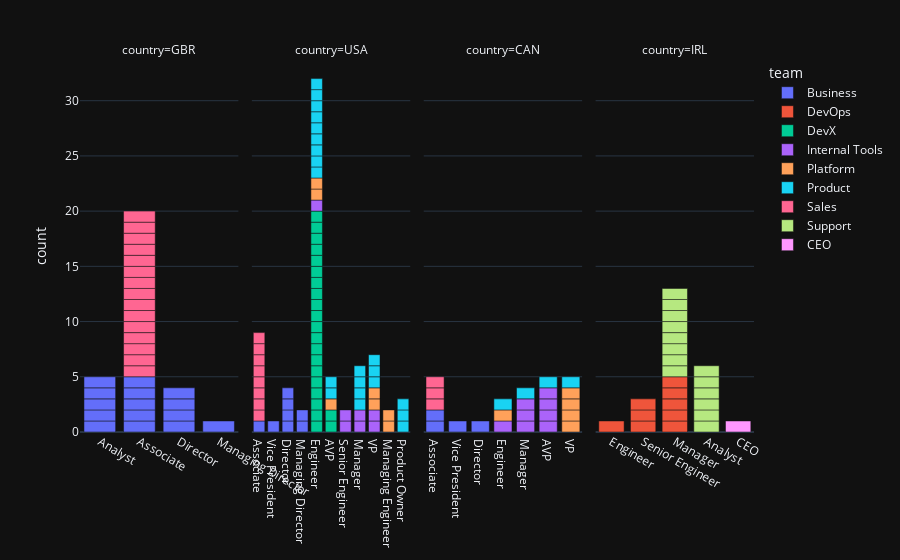

Source (notebook cell):
### Code cell
import plotly.express as px

fig = px.bar(
    expanded_df,
    x="title",
    color="team",
    hover_name="name",
    hover_data=["team", "tz", "city","manager","languages"],
    facet_col="country",
    template="plotly_dark",
)
fig.update_xaxes(matches=None, title_text=None)

### Figure 1 — Plotly figure (JSON) as saved in the notebook; plotly's stock layout.template omitted (floating-point values rounded to 4 significant figures)
{"data": [{"alignmentgroup": "True", "customdata": [["Business", "UTC", "London", "Lindsey Miller", ["JavaScript"]], ["Business", "UTC", "London", "Chad White", []], ["Business", "UTC", "London", "Chad White", ["Go", "Typescript", "JavaScript", "Python"]], ["Business", "UTC", "London", "Chad White", ["Java", "JavaScript", "Python"]], ["Business", "UTC", "London", "Chad White", ["Typescript"]], ["Business", "UTC", "London", "Lindsey Miller", ["Java", "Python"]], ["Business", "UTC", "London", "Grace Miller", ["Typescript", "JavaScript"]], ["Business", "UTC", "London", "Grace Miller", ["JavaScript", "Java", "Scala", "Typescript"]], ["Business", "UTC", "London", "Grace Miller", ["Python"]], ["Business", "UTC", "London", "Austin Fowler", ["JavaScript", "Python"]], ["Business", "UTC", "London", "Vickie Jackson", ["Erlang", "Scala", "JavaScript", "Python"]], ["Business", "UTC", "London", "Vickie Jackson", ["Python"]], ["Business", "UTC", "London", "Vickie Jackson", ["Go", "Java", "JavaScript", "Python"]], ["Business", "UTC", "London", "Vickie Jackson", []], ["Business", "UTC", "London", "Kimberly Williams", ["Java", "JavaScript", "Python"]]], "hovertemplate": "<b>%{hovertext}</b><br><br>team=%{customdata[0]}<br>country=GBR<br>title=%{x}<br>count=%{y}<br>tz=%{customdata[1]}<br>city=%{customdata[2]}<br>manager=%{customdata[3]}<br>languages=%{customdata[4]}<extra></extra>", "hovertext": ["Chad White", "Charles Jones", "Lisa Nelson", "Austin Fowler", "Michael Anderson", "Grace Miller", "John Gay", "Timothy Sparks", "Douglas Morris", "Gabriel Henderson", "Kayla Baker", "Jeremy Parsons", "Kimberly Williams", "Andrew James", "Michele Flores"], "legendgroup": "Business", "marker": {"color": "#636efa", "pattern": {"shape": ""}}, "name": "Business", "offsetgroup": "Business", "orientation": "v", "showlegend": true, "textposition": "auto", "type": "bar", "x": ["Analyst", "Analyst", "Analyst", "Analyst", "Analyst", "Associate", "Associate", "Associate", "Associate", "Associate", "Director", "Director", "Director", "Director", "Managing Director"], "xaxis": "x", "y": [1, 1, 1, 1, 1, 1, 1, 1, 1, 1, 1, 1, 1, 1, 1], "yaxis": "y"}, {"alignmentgroup": "True", "customdata": [["Business", "EST", "New York", "Grace Miller", ["JavaScript"]], ["Business", "EST", "New York", "Justin Anderson", ["Go", "Typescript"]], ["Business", "EST", "New York", "John Gay", ["Python"]], ["Business", "EST", "New York", "William Robinson", ["Java", "JavaScript"]], ["Business", "EST", "New York", "Vickie Jackson", []], ["Business", "EST", "New York", "Vickie Jackson", ["JavaScript", "Java", "Typescript", "Python"]], ["Business", "EST", "New York", "Lindsey Miller", ["Python"]], ["Business", "EST", "New York", "John Gay", ["Java", "Scala", "Python"]]], "hovertemplate": "<b>%{hovertext}</b><br><br>team=%{customdata[0]}<br>country=USA<br>title=%{x}<br>count=%{y}<br>tz=%{customdata[1]}<br>city=%{customdata[2]}<br>manager=%{customdata[3]}<br>languages=%{customdata[4]}<extra></extra>", "hovertext": ["Justin Anderson", "William Robinson", "Matthew Davis", "Jason Hill", "Marie Bentley", "Cynthia David", "Jessica Miller", "Cheryl Clark"], "legendgroup": "Business", "marker": {"color": "#636efa", "pattern": {"shape": ""}}, "name": "Business", "offsetgroup": "Business", "orientation": "v", "showlegend": false, "textposition": "auto", "type": "bar", "x": ["Associate", "Vice President", "Director", "Director", "Director", "Director", "Managing Director", "Managing Director"], "xaxis": "x2", "y": [1, 1, 1, 1, 1, 1, 1, 1], "yaxis": "y2"}, {"alignmentgroup": "True", "customdata": [["Business", "EST", "Toronto", "Chad White", ["JavaScript"]], ["Business", "EST", "Toronto", "Austin Fowler", ["Typescript", "JavaScript", "Python"]], ["Business", "EST", "Toronto", "Douglas Morris", ["JavaScript", "Java", "Typescript"]], ["Business", "EST", "Toronto", "William Robinson", ["Java", "Typescript", "JavaScript"]]], "hovertemplate": "<b>%{hovertext}</b><br><br>team=%{customdata[0]}<br>country=CAN<br>title=%{x}<br>count=%{y}<br>tz=%{customdata[1]}<br>city=%{customdata[2]}<br>manager=%{customdata[3]}<br>languages=%{customdata[4]}<extra></extra>", "hovertext": ["Cynthia Mitchell", "Robert Cruz", "Vickie Jackson", "Rachel Bell"], "legendgroup": "Business", "marker": {"color": "#636efa", "pattern": {"shape": ""}}, "name": "Business", "offsetgroup": "Business", "orientation": "v", "showlegend": false, "textposition": "auto", "type": "bar", "x": ["Associate", "Associate", "Vice President", "Director"], "xaxis": "x3", "y": [1, 1, 1, 1], "yaxis": "y3"}, {"alignmentgroup": "True", "customdata": [["DevOps", "UTC", "Dublin", "Lindsey Miller", ["Java", "JavaScript"]], ["DevOps", "UTC", "Dublin", "Lindsey Miller", ["Scala"]], ["DevOps", "UTC", "Dublin", "Joanna Wilson", ["Java", "Scala"]], ["DevOps", "UTC", "Dublin", "Joanna Wilson", ["Go", "Erlang", "Scala", "JavaScript"]], ["DevOps", "UTC", "Dublin", "Lindsey Miller", []], ["DevOps", "UTC", "Dublin", "Joanna Wilson", ["Java"]], ["DevOps", "UTC", "Dublin", "Joanna Wilson", ["Java", "Scala", "Python"]], ["DevOps", "UTC", "Dublin", "Joanna Wilson", []], ["DevOps", "UTC", "Dublin", "Wayne Murphy", ["JavaScript", "Java", "Typescript", "Python"]]], "hovertemplate": "<b>%{hovertext}</b><br><br>team=%{customdata[0]}<br>country=IRL<br>title=%{x}<br>count=%{y}<br>tz=%{customdata[1]}<br>city=%{customdata[2]}<br>manager=%{customdata[3]}<br>languages=%{customdata[4]}<extra></extra>", "hovertext": ["Emily Malone", "Joanna Wilson", "Tristan Mcgee", "Wayne Murphy", "Anna Murphy", "Nicolas Frazier", "Larry Graham", "Mrs. Glenda Dean MD", "Stephanie Scott"], "legendgroup": "DevOps", "marker": {"color": "#EF553B", "pattern": {"shape": ""}}, "name": "DevOps", "offsetgroup": "DevOps", "orientation": "v", "showlegend": true, "textposition": "auto", "type": "bar", "x": ["Engineer", "Senior Engineer", "Senior Engineer", "Senior Engineer", "Manager", "Manager", "Manager", "Manager", "Manager"], "xaxis": "x4", "y": [1, 1, 1, 1, 1, 1, 1, 1, 1], "yaxis": "y4"}, {"alignmentgroup": "True", "customdata": [["DevX", "EST", "Fort Lauderdale", "Lindsey Miller", ["Java", "Typescript", "JavaScript"]], ["DevX", "EST", "Fort Lauderdale", "Douglas Joseph", []], ["DevX", "EST", "Fort Lauderdale", "Douglas Joseph", ["Typescript"]], ["DevX", "EST", "Fort Lauderdale", "Douglas Joseph", []], ["DevX", "EST", "Fort Lauderdale", "Douglas Joseph", ["Go", "Typescript"]], ["DevX", "EST", "Fort Lauderdale", "Douglas Joseph", ["Java", "Python"]], ["DevX", "EST", "Fort Lauderdale", "Douglas Joseph", []], ["DevX", "EST", "Fort Lauderdale", "Douglas Joseph", []], ["DevX", "EST", "Fort Lauderdale", "Douglas Joseph", ["Java"]], ["DevX", "EST", "Fort Lauderdale", "Douglas Joseph", ["JavaScript"]], ["DevX", "EST", "Fort Lauderdale", "Douglas Joseph", []], ["DevX", "EST", "Fort Lauderdale", "Douglas Joseph", ["Scala", "Python"]], ["DevX", "EST", "Fort Lauderdale", "Douglas Joseph", ["JavaScript", "Java", "Typescript"]], ["DevX", "EST", "Fort Lauderdale", "Douglas Joseph", []], ["DevX", "EST", "Fort Lauderdale", "Douglas Joseph", ["Python"]], ["DevX", "EST", "Fort Lauderdale", "Douglas Joseph", ["Java", "JavaScript"]], ["DevX", "EST", "Fort Lauderdale", "Douglas Joseph", []], ["DevX", "EST", "Fort Lauderdale", "Douglas Joseph", ["Java", "Scala", "Typescript"]], ["DevX", "EST", "Fort Lauderdale", "Douglas Joseph", ["Scala", "JavaScript"]], ["DevX", "EST", "Fort Lauderdale", "Douglas Joseph", ["Java"]], ["DevX", "EST", "Fort Lauderdale", "Michael Gallegos", ["Typescript"]], ["DevX", "EST", "Fort Lauderdale", "Michael Gallegos", ["Java", "Typescript", "Elixir", "Python"]]], "hovertemplate": "<b>%{hovertext}</b><br><br>team=%{customdata[0]}<br>country=USA<br>title=%{x}<br>count=%{y}<br>tz=%{customdata[1]}<br>city=%{customdata[2]}<br>manager=%{customdata[3]}<br>languages=%{customdata[4]}<extra></extra>", "hovertext": ["Douglas Joseph", "Jennifer Beltran", "Jamie Simpson DDS", "Joseph Booker", "Jennifer Mckinney DVM", "Frank Rodriguez", "Yvonne Holmes", "Justin Newman", "Amanda Brown", "Melissa Tate", "Susan Flores", "Laurie Bruce", "Luis Deleon", "Lorraine Davis", "Tiffany Foster", "Michael Gallegos", "Malik Estrada", "Daniel Jones", "Jodi Young", "Sandra Campbell", "Kenneth Ray", "Matthew Luna"], "legendgroup": "DevX", "marker": {"color": "#00cc96", "pattern": {"shape": ""}}, "name": "DevX", "offsetgroup": "DevX", "orientation": "v", "showlegend": true, "textposition": "auto", "type": "bar", "x": ["Engineer", "Engineer", "Engineer", "Engineer", "Engineer", "Engineer", "Engineer", "Engineer", "Engineer", "Engineer", "Engineer", "Engineer", "Engineer", "Engineer", "Engineer", "Engineer", "Engineer", "Engineer", "Engineer", "Engineer", "AVP", "AVP"], "xaxis": "x2", "y": [1, 1, 1, 1, 1, 1, 1, 1, 1, 1, 1, 1, 1, 1, 1, 1, 1, 1, 1, 1, 1, 1], "yaxis": "y2"}, {"alignmentgroup": "True", "customdata": [["Internal Tools", "PST", "Seattle", "William Simmons", ["JavaScript", "Typescript", "Python"]], ["Internal Tools", "PST", "Seattle", "William Simmons", ["Typescript"]], ["Internal Tools", "PST", "Seattle", "Megan Warner", ["Java", "JavaScript"]], ["Internal Tools", "PST", "Seattle", "Francisco Diaz", ["Java", "Scala", "JavaScript"]], ["Internal Tools", "PST", "Seattle", "Julian Morris", ["Go", "Java", "Typescript"]], ["Internal Tools", "PST", "Seattle", "Dr. Gary James", ["JavaScript", "Python"]], ["Internal Tools", "PST", "Seattle", "Eric Tucker", ["Scala", "Typescript", "JavaScript"]]], "hovertemplate": "<b>%{hovertext}</b><br><br>team=%{customdata[0]}<br>country=USA<br>title=%{x}<br>count=%{y}<br>tz=%{customdata[1]}<br>city=%{customdata[2]}<br>manager=%{customdata[3]}<br>languages=%{customdata[4]}<extra></extra>", "hovertext": ["Megan Warner", "Francisco Diaz", "Julian Morris", "Sara Moses", "Catherine Cook", "Mr. Patrick Robinson", "Denise Ferguson"], "legendgroup": "Internal Tools", "marker": {"color": "#ab63fa", "pattern": {"shape": ""}}, "name": "Internal Tools", "offsetgroup": "Internal Tools", "orientation": "v", "showlegend": true, "textposition": "auto", "type": "bar", "x": ["Engineer", "Senior Engineer", "Senior Engineer", "Manager", "Manager", "VP", "VP"], "xaxis": "x2", "y": [1, 1, 1, 1, 1, 1, 1], "yaxis": "y2"}, {"alignmentgroup": "True", "customdata": [["Internal Tools", "EST", "Toronto", "Lindsey Miller", []], ["Internal Tools", "EST", "Toronto", "William Simmons", []], ["Internal Tools", "EST", "Toronto", "William Simmons", ["JavaScript", "Python"]], ["Internal Tools", "EST", "Toronto", "William Simmons", []], ["Internal Tools", "EST", "Toronto", "Patricia Sanders", ["JavaScript", "Java", "Typescript", "Python"]], ["Internal Tools", "EST", "Toronto", "Patricia Sanders", ["Go", "JavaScript", "Python", "Java", "Typescript"]], ["Internal Tools", "EST", "Toronto", "Patricia Sanders", []], ["Internal Tools", "EST", "Toronto", "Sara Moses", ["JavaScript"]]], "hovertemplate": "<b>%{hovertext}</b><br><br>team=%{customdata[0]}<br>country=CAN<br>title=%{x}<br>count=%{y}<br>tz=%{customdata[1]}<br>city=%{customdata[2]}<br>manager=%{customdata[3]}<br>languages=%{customdata[4]}<extra></extra>", "hovertext": ["William Simmons", "Dr. Gary James", "Patricia Sanders", "William Davis", "Gabrielle Smith", "Kelly Williams", "Matthew Carr", "Eric Tucker"], "legendgroup": "Internal Tools", "marker": {"color": "#ab63fa", "pattern": {"shape": ""}}, "name": "Internal Tools", "offsetgroup": "Internal Tools", "orientation": "v", "showlegend": false, "textposition": "auto", "type": "bar", "x": ["Engineer", "Manager", "Manager", "Manager", "AVP", "AVP", "AVP", "AVP"], "xaxis": "x3", "y": [1, 1, 1, 1, 1, 1, 1, 1], "yaxis": "y3"}, {"alignmentgroup": "True", "customdata": [["Platform", "PST", "Seattle", "Michele Parks", ["Java", "Scala", "JavaScript", "Python"]], ["Platform", "PST", "Seattle", "Michele Parks", ["Python"]], ["Platform", "PST", "Seattle", "Michele Parks", []], ["Platform", "PST", "Seattle", "Michele Parks", []], ["Platform", "PST", "Seattle", "Michele Parks", []], ["Platform", "PST", "Seattle", "Alan Ramos", ["JavaScript"]], ["Platform", "PST", "Seattle", "Alan Ramos", ["Java", "Scala", "Typescript"]]], "hovertemplate": "<b>%{hovertext}</b><br><br>team=%{customdata[0]}<br>country=USA<br>title=%{x}<br>count=%{y}<br>tz=%{customdata[1]}<br>city=%{customdata[2]}<br>manager=%{customdata[3]}<br>languages=%{customdata[4]}<extra></extra>", "hovertext": ["Daniel Shaw", "Jasmine Mack", "Lauren Barrett", "James Hernandez", "Alan Ramos", "Brianna Perry", "Michael Coleman"], "legendgroup": "Platform", "marker": {"color": "#FFA15A", "pattern": {"shape": ""}}, "name": "Platform", "offsetgroup": "Platform", "orientation": "v", "showlegend": true, "textposition": "auto", "type": "bar", "x": ["Engineer", "Engineer", "Managing Engineer", "Managing Engineer", "AVP", "VP", "VP"], "xaxis": "x2", "y": [1, 1, 1, 1, 1, 1, 1], "yaxis": "y2"}, {"alignmentgroup": "True", "customdata": [["Platform", "EST", "Toronto", "Lindsey Miller", ["Scala", "Typescript"]], ["Platform", "EST", "Toronto", "Lindsey Miller", ["Go", "Java", "JavaScript", "Python"]], ["Platform", "EST", "Toronto", "Sandra Fuller", ["Typescript"]], ["Platform", "EST", "Toronto", "Alan Ramos", []], ["Platform", "EST", "Toronto", "Alan Ramos", ["Go"]]], "hovertemplate": "<b>%{hovertext}</b><br><br>team=%{customdata[0]}<br>country=CAN<br>title=%{x}<br>count=%{y}<br>tz=%{customdata[1]}<br>city=%{customdata[2]}<br>manager=%{customdata[3]}<br>languages=%{customdata[4]}<extra></extra>", "hovertext": ["Michele Parks", "Sandra Fuller", "Brian Lewis", "April Atkinson", "Shelly Horn"], "legendgroup": "Platform", "marker": {"color": "#FFA15A", "pattern": {"shape": ""}}, "name": "Platform", "offsetgroup": "Platform", "orientation": "v", "showlegend": false, "textposition": "auto", "type": "bar", "x": ["Engineer", "VP", "VP", "VP", "VP"], "xaxis": "x3", "y": [1, 1, 1, 1, 1], "yaxis": "y3"}, {"alignmentgroup": "True", "customdata": [["Product", "PST", "Seattle", "Lindsey Miller", ["Java"]], ["Product", "EST", "New York", "Samantha Macdonald", []], ["Product", "EST", "New York", "Samantha Macdonald", ["Typescript"]], ["Product", "PST", "Seattle", "Samantha Macdonald", ["Typescript", "JavaScript"]], ["Product", "PST", "Seattle", "Samantha Macdonald", ["Scala"]], ["Product", "PST", "Seattle", "Samantha Macdonald", ["Go", "Typescript", "Python"]], ["Product", "PST", "Seattle", "Samantha Macdonald", ["Java", "Python"]], ["Product", "EST", "New York", "Samantha Macdonald", []], ["Product", "EST", "New York", "Samantha Macdonald", []], ["Product", "EST", "New York", "Chelsea Jackson", ["JavaScript", "Scala", "Typescript"]], ["Product", "EST", "New York", "Chelsea Jackson", ["Typescript", "Python"]], ["Product", "EST", "New York", "Spencer Campbell", ["Python"]], ["Product", "PST", "Seattle", "Spencer Campbell", ["JavaScript"]], ["Product", "PST", "Seattle", "Danny Thompson", ["Java", "JavaScript", "Python"]], ["Product", "EST", "New York", "Anthony Miller", ["Go", "Scala"]], ["Product", "EST", "New York", "Anthony Miller", ["Go"]], ["Product", "EST", "New York", "Chelsea Jackson", ["Java", "Python"]], ["Product", "PST", "Seattle", "Danny Thompson", ["Scala"]], ["Product", "EST", "New York", "Alexandra Reilly", []], ["Product", "PST", "Seattle", "Todd Davies", ["Typescript", "Python"]], ["Product", "PST", "Seattle", "Todd Davies", ["Go", "Java"]]], "hovertemplate": "<b>%{hovertext}</b><br><br>team=%{customdata[0]}<br>country=USA<br>title=%{x}<br>count=%{y}<br>tz=%{customdata[1]}<br>city=%{customdata[2]}<br>manager=%{customdata[3]}<br>languages=%{customdata[4]}<extra></extra>", "hovertext": ["Samantha Macdonald", "Chelsea Jackson", "Elizabeth Perez", "Vanessa Mayer", "Daniel Alexander", "Sergio Frazier", "Sarah Mcknight", "Nathaniel Donovan", "William Walters", "William Wilson", "Barry Anthony", "Lisa Walker", "Danny Thompson", "Carol Ross", "Donna Castaneda", "Sandy Scott", "Alexandra Reilly", "Todd Davies", "Vincent Rodriguez", "Donna White", "Douglas Peterson"], "legendgroup": "Product", "marker": {"color": "#19d3f3", "pattern": {"shape": ""}}, "name": "Product", "offsetgroup": "Product", "orientation": "v", "showlegend": true, "textposition": "auto", "type": "bar", "x": ["Engineer", "Engineer", "Engineer", "Engineer", "Engineer", "Engineer", "Engineer", "Engineer", "Engineer", "Manager", "Manager", "Manager", "Manager", "Product Owner", "Product Owner", "Product Owner", "AVP", "AVP", "VP", "VP", "VP"], "xaxis": "x2", "y": [1, 1, 1, 1, 1, 1, 1, 1, 1, 1, 1, 1, 1, 1, 1, 1, 1, 1, 1, 1, 1], "yaxis": "y2"}, {"alignmentgroup": "True", "customdata": [["Product", "EST", "Toronto", "Samantha Macdonald", ["Go", "Java", "JavaScript"]], ["Product", "EST", "Toronto", "Elizabeth Perez", ["Scala", "JavaScript"]], ["Product", "EST", "Toronto", "Donna Castaneda", ["Scala", "Java", "Typescript", "JavaScript"]], ["Product", "EST", "Toronto", "Todd Davies", ["Java", "Scala"]]], "hovertemplate": "<b>%{hovertext}</b><br><br>team=%{customdata[0]}<br>country=CAN<br>title=%{x}<br>count=%{y}<br>tz=%{customdata[1]}<br>city=%{customdata[2]}<br>manager=%{customdata[3]}<br>languages=%{customdata[4]}<extra></extra>", "hovertext": ["Spencer Campbell", "Anthony Miller", "Kelsey Rodgers", "Glen Phelps MD"], "legendgroup": "Product", "marker": {"color": "#19d3f3", "pattern": {"shape": ""}}, "name": "Product", "offsetgroup": "Product", "orientation": "v", "showlegend": false, "textposition": "auto", "type": "bar", "x": ["Engineer", "Manager", "AVP", "VP"], "xaxis": "x3", "y": [1, 1, 1, 1], "yaxis": "y3"}, {"alignmentgroup": "True", "customdata": [["Sales", "UTC", "London", "Laura Lopez", ["Java", "Typescript", "Python"]], ["Sales", "UTC", "London", "Laura Lopez", ["Go", "Erlang", "Java", "Typescript"]], ["Sales", "UTC", "London", "Laura Lopez", ["Go", "Python"]], ["Sales", "UTC", "London", "Laura Lopez", []], ["Sales", "UTC", "London", "Laura Lopez", ["Erlang", "Typescript", "Python"]], ["Sales", "UTC", "London", "Laura Lopez", []], ["Sales", "UTC", "London", "Laura Lopez", ["Java", "JavaScript", "Python"]], ["Sales", "UTC", "London", "Laura Lopez", ["Typescript"]], ["Sales", "UTC", "London", "Laura Lopez", ["JavaScript"]], ["Sales", "UTC", "London", "Laura Lopez", ["JavaScript", "Python"]], ["Sales", "UTC", "London", "Laura Lopez", ["Typescript", "JavaScript", "Python"]], ["Sales", "UTC", "London", "Laura Lopez", []], ["Sales", "UTC", "London", "Laura Lopez", ["JavaScript", "Scala", "Python", "Java", "Typescript"]], ["Sales", "UTC", "London", "Laura Lopez", ["JavaScript", "Python"]], ["Sales", "UTC", "London", "Laura Lopez", ["Java", "Scala", "JavaScript"]]], "hovertemplate": "<b>%{hovertext}</b><br><br>team=%{customdata[0]}<br>country=GBR<br>title=%{x}<br>count=%{y}<br>tz=%{customdata[1]}<br>city=%{customdata[2]}<br>manager=%{customdata[3]}<br>languages=%{customdata[4]}<extra></extra>", "hovertext": ["Beth Thomas", "Heather Mendoza", "Austin Lewis", "Kaitlyn Johns", "Austin Bates", "Kelly Robinson", "Brandon Mccall", "Brian Ellis", "Victoria Moore", "Rebecca Perez", "Kevin Kline", "Wayne Odonnell", "Mandy Mendoza", "Connor Green", "Dana Lopez"], "legendgroup": "Sales", "marker": {"color": "#FF6692", "pattern": {"shape": ""}}, "name": "Sales", "offsetgroup": "Sales", "orientation": "v", "showlegend": true, "textposition": "auto", "type": "bar", "x": ["Associate", "Associate", "Associate", "Associate", "Associate", "Associate", "Associate", "Associate", "Associate", "Associate", "Associate", "Associate", "Associate", "Associate", "Associate"], "xaxis": "x", "y": [1, 1, 1, 1, 1, 1, 1, 1, 1, 1, 1, 1, 1, 1, 1], "yaxis": "y"}, {"alignmentgroup": "True", "customdata": [["Sales", "EST", "New York", "Lindsey Miller", []], ["Sales", "EST", "New York", "Laura Lopez", []], ["Sales", "EST", "New York", "Laura Lopez", ["Go", "Java", "JavaScript"]], ["Sales", "EST", "New York", "Laura Lopez", ["Go"]], ["Sales", "EST", "New York", "Laura Lopez", []], ["Sales", "EST", "New York", "Laura Lopez", []], ["Sales", "EST", "New York", "Laura Lopez", ["JavaScript", "Python"]], ["Sales", "EST", "New York", "Laura Lopez", []]], "hovertemplate": "<b>%{hovertext}</b><br><br>team=%{customdata[0]}<br>country=USA<br>title=%{x}<br>count=%{y}<br>tz=%{customdata[1]}<br>city=%{customdata[2]}<br>manager=%{customdata[3]}<br>languages=%{customdata[4]}<extra></extra>", "hovertext": ["Laura Lopez", "Kimberly Smith", "Brandi Moore", "Michael Parrish", "Alex Khan", "Monica Atkinson", "Ryan Anderson", "Edward Smith"], "legendgroup": "Sales", "marker": {"color": "#FF6692", "pattern": {"shape": ""}}, "name": "Sales", "offsetgroup": "Sales", "orientation": "v", "showlegend": false, "textposition": "auto", "type": "bar", "x": ["Associate", "Associate", "Associate", "Associate", "Associate", "Associate", "Associate", "Associate"], "xaxis": "x2", "y": [1, 1, 1, 1, 1, 1, 1, 1], "yaxis": "y2"}, {"alignmentgroup": "True", "customdata": [["Sales", "EST", "Toronto", "Laura Lopez", ["Scala", "Typescript"]], ["Sales", "EST", "Toronto", "Laura Lopez", ["JavaScript", "Java", "Typescript", "Python"]], ["Sales", "EST", "Toronto", "Laura Lopez", ["Java"]]], "hovertemplate": "<b>%{hovertext}</b><br><br>team=%{customdata[0]}<br>country=CAN<br>title=%{x}<br>count=%{y}<br>tz=%{customdata[1]}<br>city=%{customdata[2]}<br>manager=%{customdata[3]}<br>languages=%{customdata[4]}<extra></extra>", "hovertext": ["William Conrad", "Sarah Estrada", "Amanda Ramos"], "legendgroup": "Sales", "marker": {"color": "#FF6692", "pattern": {"shape": ""}}, "name": "Sales", "offsetgroup": "Sales", "orientation": "v", "showlegend": false, "textposition": "auto", "type": "bar", "x": ["Associate", "Associate", "Associate"], "xaxis": "x3", "y": [1, 1, 1], "yaxis": "y3"}, {"alignmentgroup": "True", "customdata": [["Support", "UTC", "Dublin", "Lindsey Miller", ["Python"]], ["Support", "UTC", "Dublin", "Kelly Owens", ["Go"]], ["Support", "UTC", "Dublin", "Kelly Owens", ["Java", "Scala", "Typescript"]], ["Support", "UTC", "Dublin", "Kelly Owens", ["Typescript", "JavaScript"]], ["Support", "UTC", "Dublin", "Kelly Owens", ["JavaScript"]], ["Support", "UTC", "Dublin", "Kelly Owens", []], ["Support", "UTC", "Dublin", "Lindsey Miller", []], ["Support", "UTC", "Dublin", "Tyrone Sawyer", ["Go", "JavaScript"]], ["Support", "UTC", "Dublin", "Michael Gallagher", ["JavaScript", "Python"]], ["Support", "UTC", "Dublin", "Michael Gallagher", ["JavaScript", "Java", "Scala", "Typescript"]], ["Support", "UTC", "Dublin", "Michael Gallagher", ["Python"]], ["Support", "UTC", "Dublin", "Charles Fox", ["Java", "Scala", "Typescript", "Python"]], ["Support", "UTC", "Dublin", "Lisa Long", ["Typescript"]], ["Support", "UTC", "Dublin", "Lisa Long", ["Java"]]], "hovertemplate": "<b>%{hovertext}</b><br><br>team=%{customdata[0]}<br>country=IRL<br>title=%{x}<br>count=%{y}<br>tz=%{customdata[1]}<br>city=%{customdata[2]}<br>manager=%{customdata[3]}<br>languages=%{customdata[4]}<extra></extra>", "hovertext": ["Kelly Owens", "Tyrone Sawyer", "Timothy Love", "Michael Gallagher", "Charles Fox", "Lisa Long", "Karen Sparks", "Paul Ball", "Michelle Lee", "James Turner", "Jacob Kaufman", "Alexander Gonzales", "Elizabeth Wilkerson", "Kathryn Smith"], "legendgroup": "Support", "marker": {"color": "#B6E880", "pattern": {"shape": ""}}, "name": "Support", "offsetgroup": "Support", "orientation": "v", "showlegend": true, "textposition": "auto", "type": "bar", "x": ["Analyst", "Analyst", "Analyst", "Analyst", "Analyst", "Analyst", "Manager", "Manager", "Manager", "Manager", "Manager", "Manager", "Manager", "Manager"], "xaxis": "x4", "y": [1, 1, 1, 1, 1, 1, 1, 1, 1, 1, 1, 1, 1, 1], "yaxis": "y4"}, {"alignmentgroup": "True", "customdata": [["CEO", "UTC", "Dublin", "Lindsey Miller", ["Java", "Typescript"]]], "hovertemplate": "<b>%{hovertext}</b><br><br>team=%{customdata[0]}<br>country=IRL<br>title=%{x}<br>count=%{y}<br>tz=%{customdata[1]}<br>city=%{customdata[2]}<br>manager=%{customdata[3]}<br>languages=%{customdata[4]}<extra></extra>", "hovertext": ["Lindsey Miller"], "legendgroup": "CEO", "marker": {"color": "#FF97FF", "pattern": {"shape": ""}}, "name": "CEO", "offsetgroup": "CEO", "orientation": "v", "showlegend": true, "textposition": "auto", "type": "bar", "x": ["CEO"], "xaxis": "x4", "y": [1], "yaxis": "y4"}], "layout": {"annotations": [{"font": {}, "showarrow": false, "text": "country=GBR", "x": 0.1175, "xanchor": "center", "xref": "paper", "y": 1, "yanchor": "bottom", "yref": "paper"}, {"font": {}, "showarrow": false, "text": "country=USA", "x": 0.3725, "xanchor": "center", "xref": "paper", "y": 1, "yanchor": "bottom", "yref": "paper"}, {"font": {}, "showarrow": false, "text": "country=CAN", "x": 0.6275, "xanchor": "center", "xref": "paper", "y": 1, "yanchor": "bottom", "yref": "paper"}, {"font": {}, "showarrow": false, "text": "country=IRL", "x": 0.8825, "xanchor": "center", "xref": "paper", "y": 1, "yanchor": "bottom", "yref": "paper"}], "barmode": "relative", "legend": {"title": {"text": "team"}, "tracegroupgap": 0}, "margin": {"t": 60}, "xaxis": {"anchor": "y", "domain": [0, 0.235], "title": {}}, "xaxis2": {"anchor": "y2", "domain": [0.255, 0.49], "title": {}}, "xaxis3": {"anchor": "y3", "domain": [0.51, 0.745], "title": {}}, "xaxis4": {"anchor": "y4", "domain": [0.765, 1.0], "title": {}}, "yaxis": {"anchor": "x", "domain": [0, 1], "title": {"text": "count"}}, "yaxis2": {"anchor": "x2", "domain": [0, 1], "matches": "y", "showticklabels": false}, "yaxis3": {"anchor": "x3", "domain": [0, 1], "matches": "y", "showticklabels": false}, "yaxis4": {"anchor": "x4", "domain": [0, 1], "matches": "y", "showticklabels": false}}}
